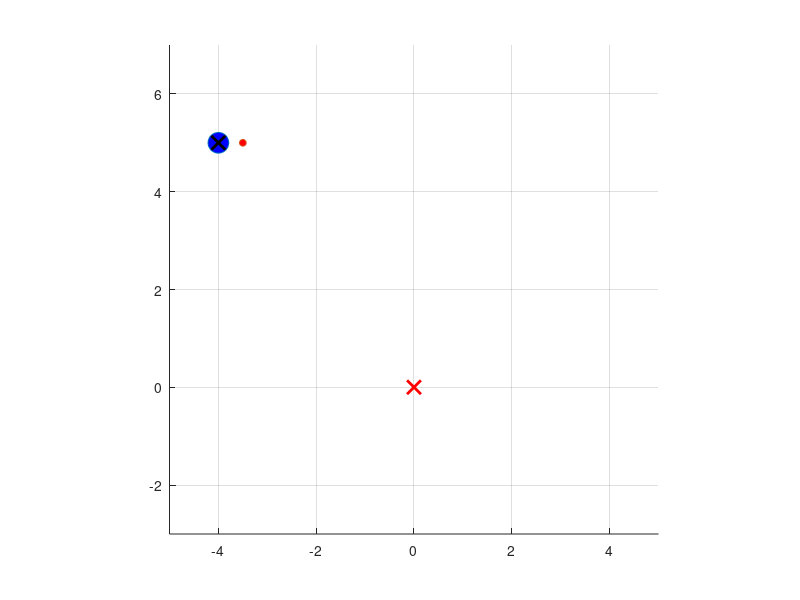

The MATLAB script that drew this image: (Note: this script raises an error after producing the figure.)
clear;
close all;

dt = 0.05; %%時間刻み=離散時間Tsとして使用
Tfin = 10; %シミュレーション終了時間
t1 = [0:dt:Tfin];

u1 = ones(1,length(t1)) * 1;
u2 = ones(1,length(t1)) * 1;

zi = zeros(length(t1),3);
zi(1,:) = [-4 0 5]; %状態z = [z1, z2, z3]T の初期値を設定

v1 = u1 * cos(atan(zi(1,2)));
v2 = u2 / (cos(atan(zi(1,2))) * cos(atan(zi(1,2))));

k2 = 2;
k3 = 3;

x = zi(1,1) + 0.5 * cos(atan(zi(1,2)));
y = zi(1,3) + 0.5 * sin(atan(zi(1,2)));

hold on;
axis equal;
grid on;

axis([-5 5 -3 7])

h = plot(zi(1,1),zi(1,3), 'o', 'MarkerSize' ,15, 'MarkerFaceColor', 'b');

h2 = plot(x,y,'o', 'MarkerSize' ,5, 'MarkerFaceColor', 'r');

plot(-4,5,'kx','MarkerSize', 10,'LineWidth',2)
plot(0,0,'rx','MarkerSize', 10,'LineWidth',2)

for i = 1:length(t1)-1

    if i == 1
        pause(2)
    end

    %入力v2はv1正負で場合分け
    if v1(i) > 0

        v1(i) = -0.5 * zi(i,1); %入力v1(=u1cosθ), v1=-λz1で(λ>0の定数)z1を0に収束
        v2(i) = -k2 * zi(i,2) * v1(i) - k3 * zi(i,3) * v1(i); 

        zi(i+1,1) = zi(i,1) + v1(i) * dt; %dz1 = v1(i)dt
        zi(i+1,2) = zi(i,2) + v2(i) * dt; %v2(i)/vi(1)*v1(i)*dt
        zi(i+1,3) = zi(i,3) + zi(i,2) * v1(i) * dt;

    else
        
        zi(i,1) = -zi(i,1);

        v1(i) = -0.5 * zi(i,1); %入力v1(=u1cosθ), v1=-λz1で(λ>0の定数)z1を0に収束
        v2(i) = k2 * zi(i,2) * v1(i) - k3 * zi(i,3) * v1(i); 
        
        zi(i+1,1) = zi(i,1) + v1(i) * dt; %dz1 = v1(i)dt
        zi(i+1,2) = zi(i,2) - v2(i) * dt; %v2(i)/vi(1)*v1(i)*dt
        zi(i+1,3) = zi(i,3) - zi(i,2) * v1(i) * dt;

    end

    

    set(h, 'XData', zi(i,1),'YData', zi(i,3));

    set(h2, 'XData', zi(i,1) + 0.5 * cos(atan(zi(i,2))),'YData', zi(i,3) + 0.5 * sin(atan(zi(i,2))));

    drawnow;

    F = getframe(gcf);
    % RGBデータをインデックス付きデータに変更
    [X,map] = rgb2ind(F.cdata,256);
    if i==1
        pause(2)
        % GIFファイルに書き出し
        imwrite(X,map,'TimeState.gif')
    else
        % 2回目以降は'append'でアニメーションを作成
        imwrite(X,map,'TimeState.gif','WriteMode','append')
    end

end
